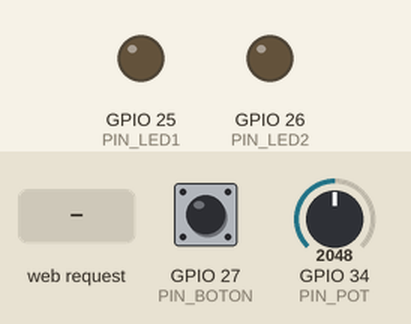
Recording of a sketch running on a simulated ESP32. Parts: output pins drawn as LEDs (lit = HIGH). The inputs (shaded band) are chosen by the test bench; at power-on: GPIO 27 (PIN_BOTON) HIGH, GPIO 34 (PIN_POT) = 2048 (analog values on the 0–4095 scale). WiFi joins after 1.5 s; servers stay silent unless stated; what the sketch prints to the serial monitor is not drawn.

Above: at 2.7 s.
2.8 s: HTTP request GET /led?id=1&state=1 received
At 4.0 s:
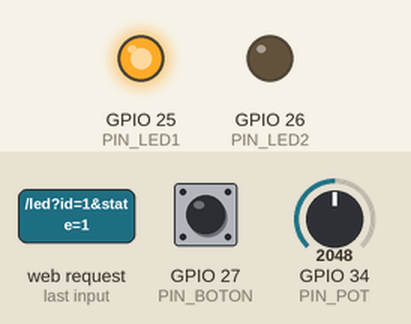
Timing chart, 0 to 5.8 s (numbered marks = the images above; inputs shaded):
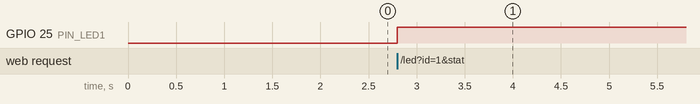

The sketch:

actividad1_panel_iot.ino
```cpp
/*
  ACTIVIDAD 1 - Panel de instrumentacion IoT en AR
  ESP32 + servidor HTTP (comunicacion bidireccional con Unity)

  Conexiones:
    Potenciometro : extremos a 3V3 y GND, cursor a GPIO34 (ADC1, solo entrada)
    Pulsador      : entre GPIO27 y GND (se usa la resistencia pull-up interna)
    LED 1         : GPIO25 -> resistencia 220 ohm -> LED -> GND
    LED 2         : GPIO26 -> resistencia 220 ohm -> LED -> GND

  IMPORTANTE: con Wi-Fi activo solo funcionan los pines del ADC1 (GPIO32 a GPIO39).

  API HTTP:
    GET /state                      -> estado completo en JSON
    GET /led?id=1&state=1           -> enciende LED 1   (state = 0 | 1 | toggle)
    GET /led?id=2&state=toggle      -> conmuta LED 2
  Todas las respuestas devuelven el estado completo.
*/

#include <WiFi.h>
#include <WebServer.h>

// ---------- Configuracion de red ----------
const char* WIFI_SSID = "TU_WIFI";
const char* WIFI_PASS = "TU_CLAVE";

// Si no logra conectarse al Wi-Fi en 15 s, el ESP32 crea su propia red
// (util para la demostracion en campo). IP en ese modo: 192.168.4.1
const char* AP_SSID = "RA-ESP32";
const char* AP_PASS = "12345678";

// ---------- Pines ----------
const int PIN_POT    = 34;
const int PIN_BOTON  = 27;
const int PIN_LED1   = 25;
const int PIN_LED2   = 26;

// ---------- Estado ----------
WebServer server(80);

float potFiltrado = 0;          // lectura cruda 0..4095 filtrada
bool  botonEstable = false;     // true = presionado
bool  botonUltimaLectura = false;
unsigned long botonUltimoCambio = 0;
bool  led1 = false;
bool  led2 = false;

unsigned long ultimaLecturaSensores = 0;
unsigned long ultimoIntentoWifi = 0;
bool modoAP = false;

const unsigned long PERIODO_SENSORES_MS = 10;
const unsigned long REBOTE_MS = 30;

// ---------- Utilidades ----------
void aplicarLeds() {
  digitalWrite(PIN_LED1, led1 ? HIGH : LOW);
  digitalWrite(PIN_LED2, led2 ? HIGH : LOW);
}

int leerPotPromedio() {
  long suma = 0;
  for (int i = 0; i < 8; i++) suma += analogRead(PIN_POT);
  return suma / 8;
}

void leerSensores() {
  // Filtro exponencial para quitar el ruido del ADC
  potFiltrado = 0.8f * potFiltrado + 0.2f * leerPotPromedio();

  // Antirrebote del pulsador (activo en bajo)
  bool lectura = digitalRead(PIN_BOTON) == LOW;
  if (lectura != botonUltimaLectura) {
    botonUltimaLectura = lectura;
    botonUltimoCambio = millis();
  }
  if (millis() - botonUltimoCambio > REBOTE_MS) botonEstable = lectura;
}

void enviarEstado() {
  int crudo = (int)(potFiltrado + 0.5f);
  float porcentaje = crudo * 100.0f / 4095.0f;
  float voltios = crudo * 3.3f / 4095.0f;

  char json[200];
  snprintf(json, sizeof(json),
           "{\"analog\":%d,\"percent\":%.1f,\"volts\":%.2f,"
           "\"button\":%s,\"led1\":%s,\"led2\":%s,\"uptime\":%lu}",
           crudo, porcentaje, voltios,
           botonEstable ? "true" : "false",
           led1 ? "true" : "false",
           led2 ? "true" : "false",
           millis());

  server.sendHeader("Access-Control-Allow-Origin", "*");
  server.sendHeader("Cache-Control", "no-store");
  server.send(200, "application/json", json);
}

void manejarLed() {
  if (!server.hasArg("id") || !server.hasArg("state")) {
    server.send(400, "application/json", "{\"error\":\"faltan id y state\"}");
    return;
  }
  int id = server.arg("id").toInt();
  String s = server.arg("state");
  if (id != 1 && id != 2) {
    server.send(400, "application/json", "{\"error\":\"id debe ser 1 o 2\"}");
    return;
  }
  bool& led = (id == 1) ? led1 : led2;
  if (s == "toggle") led = !led;
  else if (s == "1" || s == "on") led = true;
  else if (s == "0" || s == "off") led = false;
  else {
    server.send(400, "application/json", "{\"error\":\"state invalido\"}");
    return;
  }
  aplicarLeds();
  enviarEstado();
}

void manejarRaiz() {
  server.send(200, "text/plain", "ESP32 Panel IoT AR - use /state y /led?id=1&state=toggle");
}

void conectarWifi() {
  WiFi.mode(WIFI_STA);
  WiFi.setAutoReconnect(true);
  WiFi.setSleep(false);               // menor latencia
  WiFi.begin(WIFI_SSID, WIFI_PASS);

  Serial.print("Conectando a Wi-Fi");
  unsigned long inicio = millis();
  while (WiFi.status() != WL_CONNECTED && millis() - inicio < 15000) {
    delay(300);
    Serial.print(".");
  }
  Serial.println();

  if (WiFi.status() == WL_CONNECTED) {
    Serial.print("Conectado. IP: ");
    Serial.println(WiFi.localIP());
  } else {
    modoAP = true;
    WiFi.mode(WIFI_AP);
    WiFi.softAP(AP_SSID, AP_PASS);
    Serial.print("Sin Wi-Fi. Red propia '");
    Serial.print(AP_SSID);
    Serial.print("'. IP: ");
    Serial.println(WiFi.softAPIP());
  }
}

void setup() {
  Serial.begin(115200);

  pinMode(PIN_BOTON, INPUT_PULLUP);
  pinMode(PIN_LED1, OUTPUT);
  pinMode(PIN_LED2, OUTPUT);
  aplicarLeds();

  analogReadResolution(12);
  analogSetPinAttenuation(PIN_POT, ADC_11db);   // rango completo 0..3.3 V
  potFiltrado = leerPotPromedio();

  conectarWifi();

  server.on("/", manejarRaiz);
  server.on("/state", enviarEstado);
  server.on("/led", manejarLed);
  server.onNotFound([]() {
    server.send(404, "application/json", "{\"error\":\"ruta no encontrada\"}");
  });
  server.begin();
  Serial.println("Servidor HTTP iniciado en el puerto 80");
}

void loop() {
  server.handleClient();

  if (millis() - ultimaLecturaSensores >= PERIODO_SENSORES_MS) {
    ultimaLecturaSensores = millis();
    leerSensores();
  }

  // Persistencia de la conexion: si se cae el Wi-Fi, reintenta cada 5 s
  if (!modoAP && WiFi.status() != WL_CONNECTED && millis() - ultimoIntentoWifi > 5000) {
    ultimoIntentoWifi = millis();
    Serial.println("Wi-Fi caido, reconectando...");
    WiFi.reconnect();
  }

  delay(1);
}
```

Measured:
- after the input at 2.8 s, GPIO 25 (PIN_LED1): LOW → HIGH at once
